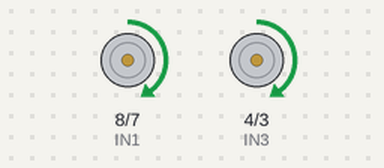
Bench run of a sketch on a simulated Arduino Uno, built with avr-gcc and run on an emulated ATmega328P. Parts: motor-driver pin pairs drawn as motors (green arrow = first pin HIGH = forward, orange = second pin HIGH = backward, longer = more drive, scaled by the enable pin).

Above: at 0.15 s.
At 6.7 s:
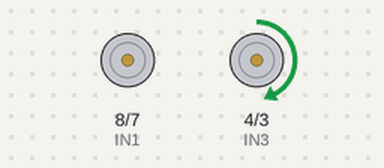
At 15.7 s:
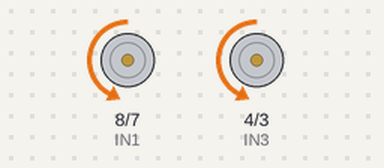
At 33.7 s:
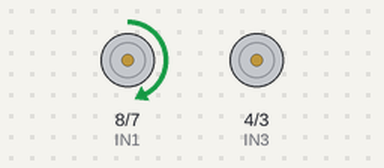
Timing chart, 0 to 40.0 s (numbered marks = the images above):
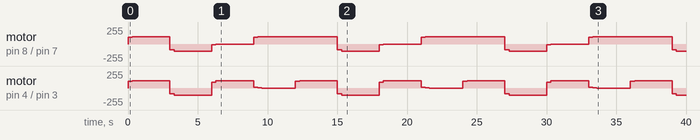

The sketch:

wheel.ino
```cpp
int ENB = 6;
int ENA = 5;
int IN1 = 8;
int IN2 = 7;
int IN3 = 4;
int IN4 = 3;

void MotorWriting(double vL, double vR){ // set wheel velocity
  if(vL>=0){
     digitalWrite(IN1,HIGH);
     digitalWrite(IN2,LOW);
  } else if(vL<0){
     digitalWrite(IN1,LOW);
     digitalWrite(IN2,HIGH);
     vL=-vL;
  }
  if(vR>=0){
     digitalWrite(IN3,HIGH);
     digitalWrite(IN4,LOW);
  } else if(vR<0){
     digitalWrite(IN3,LOW);
     digitalWrite(IN4,HIGH);
     vR=-vR;
  }
  analogWrite(ENA,vL);
  analogWrite(ENB,vR);
}

void setup() {
  // put your setup code here, to run once:
  pinMode(ENB, OUTPUT);
  pinMode(ENA, OUTPUT);

  pinMode(IN1, OUTPUT);  pinMode(IN2, OUTPUT);  pinMode(IN3, OUTPUT);  pinMode(IN4, OUTPUT);
}

double _rvel = 0;
double _lvel = 0;
double rV = 110;
double lV = 110;
double V = 110;
void SmoothVel(double *vel, double *target_vel){
  *vel = *vel + (*target_vel - *vel)*0.9;
}
int i = 0;
void loop() {
  // put your main code here, to run repeatedly:
    if(i%40==0){

      rV = 110;
      lV = 110;
    }else if(i%40 == 10){
      rV = -110;
      lV = -110;
    }else if(i%40 == 20){
      rV = 110;
      lV = 0;
    }else if(i%40 == 30){
      rV = 0;
      lV = 110;
    }
    SmoothVel(&_rvel, &rV);
    SmoothVel(&_lvel, &lV);
    MotorWriting(_lvel, _rvel);
    delay(300);
    i++;
  /*
  analogWrite(ENB,smoothVel(&_vel, V));
  analogWrite(ENA,smoothVel(&_vel, V));
  digitalWrite(IN1,HIGH);
  digitalWrite(IN2,LOW);
  digitalWrite(IN3,HIGH);
  digitalWrite(IN4,LOW);
  delay(3000);
  analogWrite(ENB,smoothVel(&_vel, V));
  analogWrite(ENA,smoothVel(&_vel, V));
  digitalWrite(IN1,LOW);
  digitalWrite(IN2,HIGH);
  digitalWrite(IN3,LOW);
  digitalWrite(IN4,HIGH);
  delay(3000);
  digitalWrite(IN1,HIGH);
  digitalWrite(IN2,LOW);
  digitalWrite(IN3,LOW);
  digitalWrite(IN4,HIGH);
  delay(3000);
  digitalWrite(IN1,LOW);
  digitalWrite(IN2,HIGH);
  digitalWrite(IN3,HIGH);
  digitalWrite(IN4,LOW);
  delay(3000);
  digitalWrite(IN1,HIGH);
  digitalWrite(IN2,LOW);
  digitalWrite(IN3,LOW);
  digitalWrite(IN4,LOW);
  delay(3000);
  digitalWrite(IN1,LOW);
  digitalWrite(IN2,LOW);
  digitalWrite(IN3,HIGH);
  digitalWrite(IN4,LOW);
  delay(3000);
  digitalWrite(IN1,LOW);
  digitalWrite(IN2,HIGH);
  digitalWrite(IN3,LOW);
  digitalWrite(IN4,LOW);
  delay(3000);
  digitalWrite(IN1,LOW);
  digitalWrite(IN2,LOW);
  digitalWrite(IN3,LOW);
  digitalWrite(IN4,HIGH);
  delay(3000);
  */
/*  for(int i=5;i>=0;i--)
  {
      analogWrite(ENB,50*i);
      analogWrite(ENA,50*i);
      delay(500);
  }*/
}
```

Measured:
- by itself, motor on pin 8 (IN1) / pin 7 (IN2): stopped → forward 99/255 at 0.00 s, → forward 108/255 0.30 s later, → forward 109/255 0.30 s later, → forward 110/255 1.5 s later, … (40 changes in this stretch)
